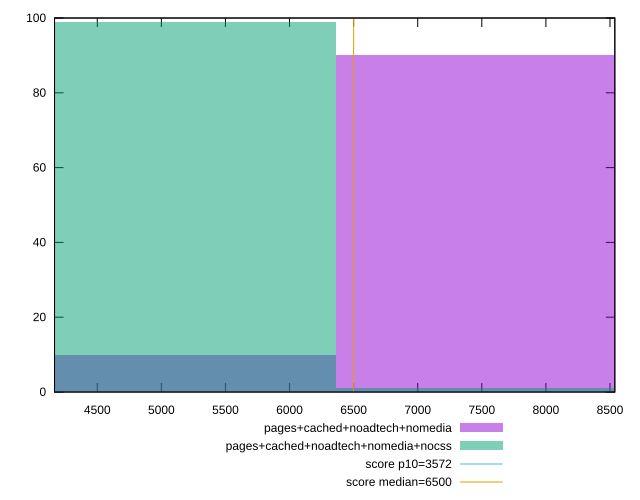

This chart was generated by the following gnuplot code:
reset

$pagesCachedNoadtechNomedia <<EOF
7633.406810900888 90
5088.937873933925 10
EOF

$pagesCachedNoadtechNomediaNocss <<EOF
5088.937873933925 99
7633.406810900888 1
EOF

set key outside below
set boxwidth 2544.4689369669627
set xrange [4166.56:8537.653999999999]
set yrange [0:100]
set trange [0:100]
set style fill transparent solid 0.5 noborder

set parametric
set terminal svg size 640, 500 enhanced background rgb 'white'
set output "report_00015_2021-02-09T16-11-33.973Z/first-cpu-idle/comparison/histogram/3_vs_4.svg"

plot $pagesCachedNoadtechNomedia title "pages+cached+noadtech+nomedia" with boxes, \
     $pagesCachedNoadtechNomediaNocss title "pages+cached+noadtech+nomedia+nocss" with boxes, \
     3572,t title "score p10=3572", \
     6500,t title "score median=6500"

reset
